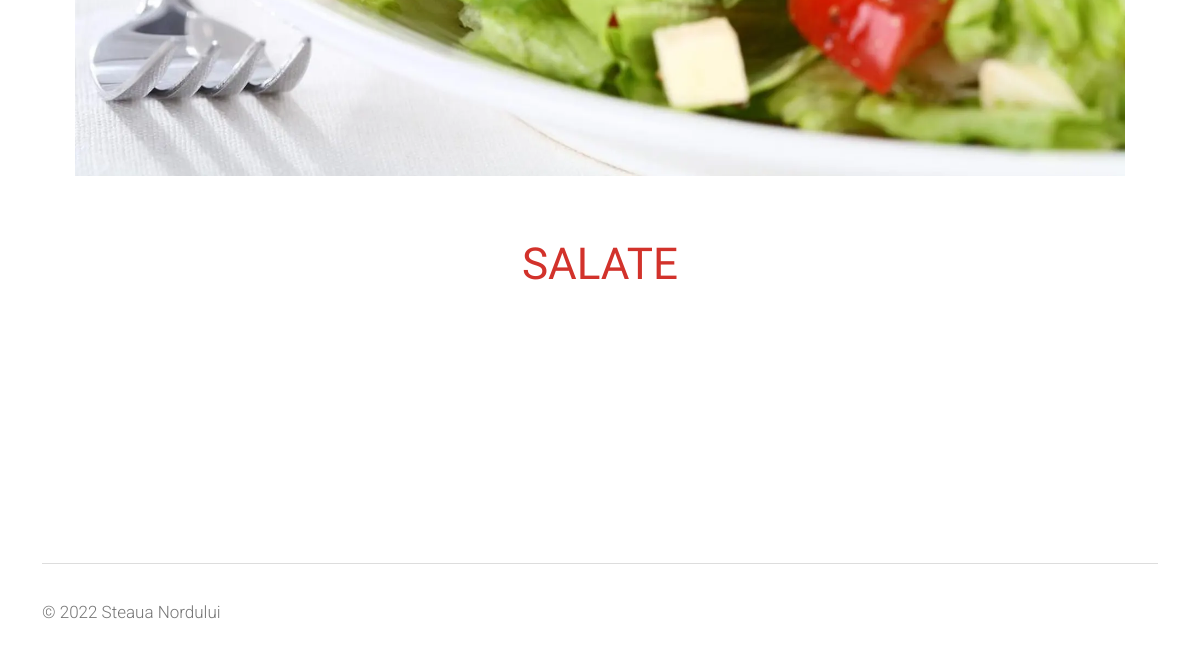
Page /salate/ (lower part) on the earlier database version.
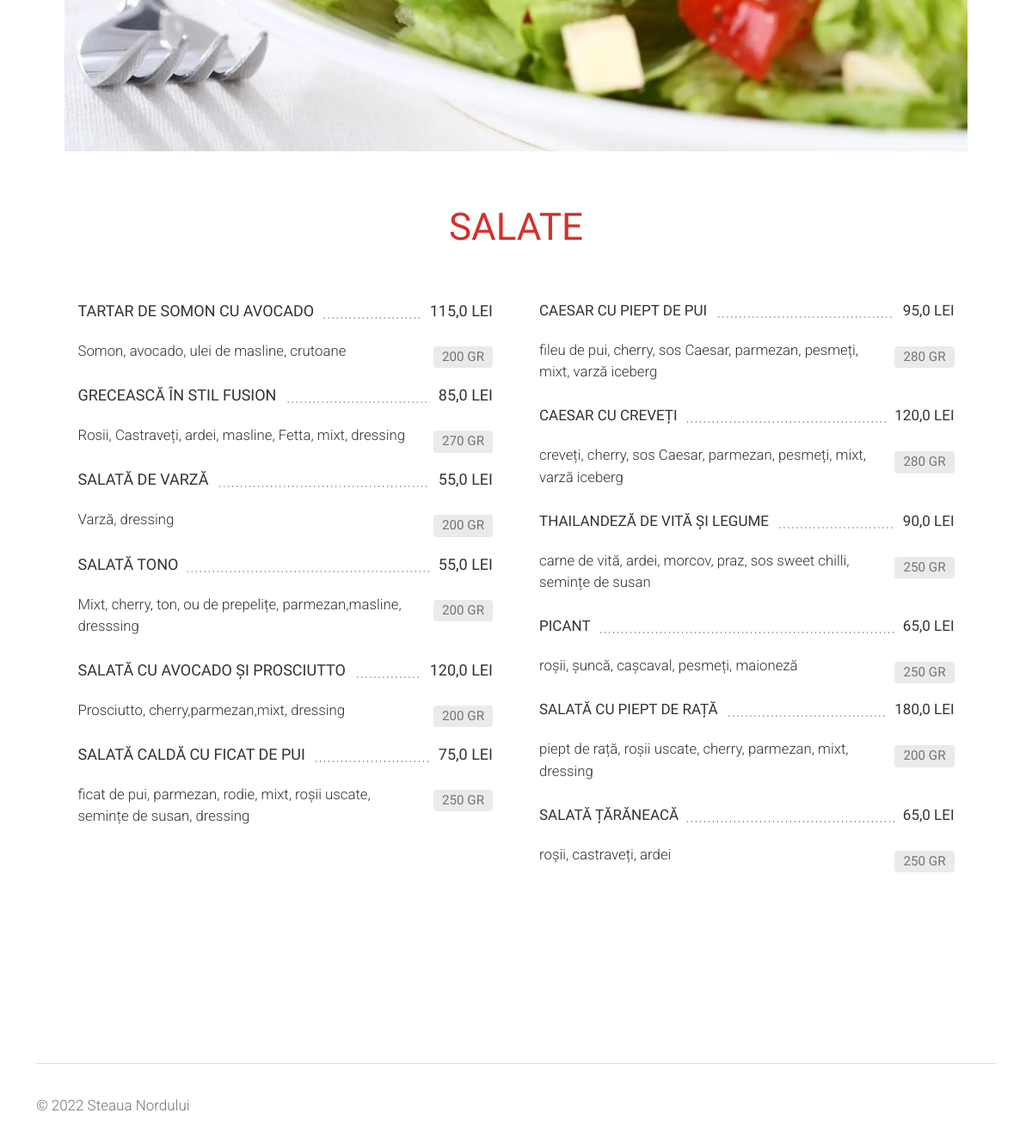
Same page on the later database version.
### web/models.py (models this page shows, shortened)
class Category(models.Model):
    name = models.CharField(max_length=100, verbose_name='Наименование')
    slug = models.SlugField(unique=True, verbose_name='Псевдоним')
    parent_category = models.ForeignKey('self', null=True, blank=True, on_delete=models.CASCADE,
                                        related_name='subcategories', verbose_name='Родительская категория')
    icon = models.ImageField(upload_to='media/category_icons', blank=True, null=True, verbose_name='Иконка')
    foto = models.ImageField(upload_to='media/category_fotos', blank=True, null=True, verbose_name='Фото')
    class Meta:
        verbose_name = 'Категория'
        verbose_name_plural = 'Категории меню'
    def get_absolute_url(self):
        return reverse('category_detail', kwargs={'category_slug': self.slug})

class Product(models.Model):
    category = models.ForeignKey('Category', on_delete=models.SET_NULL, null=True, verbose_name='Категория')
    name = models.CharField(max_length=100, verbose_name='Наименование млд.')
    name_ru = models.CharField(max_length=100, verbose_name='Наименование рус.', blank=True, null=True)
    slug = models.SlugField(unique=True, verbose_name='Псевдоним')
    composition = models.CharField(max_length=250, verbose_name='Состав млд.', blank=True, null=True)
    composition_ru = models.CharField(max_length=250, verbose_name='Состав рус.', blank=True, null=True)
    volume_choice = models.ForeignKey('Volume', on_delete=models.SET_NULL, blank=True, null=True,
                                      verbose_name='Ед. изм')
    volume_1 = models.CharField(max_length=100, verbose_name='Объем/Вес', blank=True, null=True)
    price_1 = models.FloatField(verbose_name='Цена')
    image = models.ImageField(upload_to='media/images', blank=True, null=True, verbose_name='Фото')
    class Meta:
        verbose_name = 'Блюдо'
        verbose_name_plural = 'Блюда'
    def get_absolute_url(self):
        return reverse('product_detail', kwargs={'category_slug': self.category.slug, 'product_slug': self.slug})

class Volume(models.Model):
    name = models.CharField(max_length=4, blank=True, null=True, verbose_name='Наименование')
    class Meta:
        verbose_name = 'Ед. изм.'
        verbose_name_plural = 'Единицы имз.'
    def __str__(self):
        return self.name

### web/views.py (the view, shortened to what this page needs)
# urls.py: path('<str:category_slug>/', CategoryDetailView.as_view(), name='category_detail'),
class CategoryDetailView(views.generic.DetailView):
    model = Category
    template_name = 'category_detail.html'
    slug_url_kwarg = 'category_slug'
    context_object_name = 'category'
    def get_context_data(self, **kwargs):
        context = super().get_context_data(**kwargs)
        category = self.get_object()
        products = Product.objects.filter(category=category)
        total_products = len(products)
        half = total_products // 2
        left_products = products[:half + (total_products % 2)]
        right_products = products[half + (total_products % 2):]
        cart = Cart(self.request)
        cart_items_count = len(cart)  # Получаем количество товаров в корзине
        context['cart_items_count'] = cart_items_count
        context['left_products'] = left_products
        context['right_products'] = right_products
        subcategories = category.subcategories.all()
        subcategories_data = []
        context['subcategories_data'] = subcategories_data
        categories = Category.objects.all()
        context['categories'] = categories
        return context

### web/cart.py (called while the page is built)
    def __len__(self):
        return sum(item['quantity'] for item in self.cart.values())

### templates/category_detail.html (shortened to what this page needs)
{% extends 'base.html' %}
{% load static %}
{% block content %}
		<div id="page" class="page">
			<section id="menu-3" class="wide-100 menu-section division">
    <div class="container">
        <div class="menu-3-img mb-60">
            <div class="row">
                <div class="col-md-12">
                    {% if category.foto and not category.parent_category %}
                    <img class="img-fluid" src="{{ category.foto.url }}" alt="menu-image">
                    {% else %}
                    <img class="img-fluid" src="{% static 'placeholder.webp' %}" alt="menu-image">
                    {% endif %}
                </div>
            </div>
        </div>
        <div class="menu-3-wrapper item-data-meat-hover">
            <div class="row">
                <div class="col-md-12">
                    {% if not category.parent_category %}
                    <div class="menu-3-title"><h3 class="h3-md meat-color">{{ category.name }}</h3></div>
                    {% else %}
                    <div class="menu-3-title"><h4 class="h4-md">{{ category.subcategory.name }}</h4></div>
                    {% endif %}
                </div>
            </div>
            <div class="row">
                {% if category.subcategories.exists %}
                {% for subcategory_data in subcategories_data %}
                <div class="col-md-12">
                    <div class="menu-3-title"><h4 class="h4-md">{{ subcategory_data.subcategory.name }}</h4></div>
                </div>
                <div class="col-lg-6">
                    <div class="menu-3-txt">
                        <ul class="menu-3-list">
                            {% for product in subcategory_data.left_products %}
                            <li class="menu-3-item">
                                <a href="{{ product.get_absolute_url }}">
                                    <div class="menu-title-wrapper rel">
                                        <div class="menu-item-title"><h6 class="h6-xs">{{ product.name }}</h6></div>
                                        <div class="menu-item-dots"></div>
                                        <div class="menu-item-price"><h6 class="h6-xs">{{ product.price_1 }} Lei</h6></div>
                                        <div class="menu-3-item-data bg-grey"><h6 class="h6-xs grey-color">{{ product.volume_1 }}{% if product.volume_choice %} {{ product.volume_choice }}{% endif %}</h6></div>
                                    </div>
                                    {% if product.composition %}
                                    <div class="menu-item-desc">
                                        <p>{{ product.composition }}</p>
                                    </div>
                                    {% endif %}
                                </a>
                            </li>
                            {% endfor %}
                        </ul>
                    </div>
                </div>
                <div class="col-lg-6">
                    <div class="menu-3-txt">
                        <ul class="menu-3-list">
                            {% for product in subcategory_data.right_products %}
                            <li class="menu-3-item">
                                <a href="{{ product.get_absolute_url }}">
                                    <div class="menu-title-wrapper rel">
                                        <div class="menu-item-title"><h6 class="h6-xs">{{ product.name }}</h6></div>
                                        <div class="menu-item-dots"></div>
                                        <div class="menu-item-price"><h6 class="h6-xs">{{ product.price_1 }}{% if product.price_2%}/{{ product.price_2 }}{% endif %} lei</h6></div>
                                        <div class="menu-3-item-data bg-grey"><h6 class="h6-xs grey-color">{{ product.volume_1 }}{% if product.volume_choice %} {{ product.volume_choice }}{% endif %}</h6></div>
                                    </div>
                                    {% if product.composition %}
                                    <div class="menu-item-desc">
                                        <p>{{ product.composition }}</p>
                                    </div>
                                    {% endif %}
                                </a>
                            </li>
                            {% endfor %}
                        </ul>
                    </div>
                </div>
                {% endfor %}
                {% else %}
                <div class="col-lg-6">
                    <div class="menu-3-txt">
                        <ul class="menu-3-list">
                            {% for product in left_products %}
                            <li class="menu-3-item">
                                <a href="{{ product.get_absolute_url }}">
                                    <div class="menu-title-wrapper rel">
                                        <div class="menu-item-title"><h6 class="h6-sm">{{ product.name }}</h6></div>
                                        <div class="menu-item-dots"></div>
                                        <div class="menu-item-price"><h6 class="h6-sm">{{ product.price_1 }}{% if product.price_2%}/{{ product.price_2 }}{% endif %} lei</h6></div>
                                        <div class="menu-3-item-data bg-grey"><h6 class="h6-xs grey-color">{{ product.volume_1 }}{% if product.volume_2 %}/{{ product.volume_2 }}{% endif %}{% if product.volume_choice %} {{ product.volume_choice }}{% endif %}</h6></div>
                                    </div>
                                    {% if product.composition %}
                                    <div class="menu-item-desc">
                                        <p>{{ product.composition }}</p>
                                    </div>
                                    {% endif %}
                                </a>
                            </li>
                            {% endfor %}
                        </ul>
                    </div>
                </div>
                <div class="col-lg-6">
                    <div class="menu-3-txt">
                        <ul class="menu-3-list">
                            {% for product in right_products %}
                            <li class="menu-3-item">
                                <a href="{{ product.get_absolute_url }}">
                                    <div class="menu-title-wrapper rel">
                                        <div class="menu-item-title"><h6 class="h6-xs">{{ product.name }}</h6></div>
                                        <div class="menu-item-dots"></div>
                                        <div class="menu-item-price"><h6 class="h6-xs">{{ product.price_1 }}{% if product.price_2%}/{{ product.price_2 }}{% endif %} lei</h6></div>
                                        <div class="menu-3-item-data bg-grey"><h6 class="h6-xs grey-color">{{ product.volume_1 }}{% if product.volume_2 %}/{{ product.volume_2 }}{% endif %}{% if product.volume_choice %} {{ product.volume_choice }}{% endif %}</h6></div>
                                    </div>
                                    {% if product.composition %}
                                    <div class="menu-item-desc">
                                        <p>{{ product.composition }}</p>
                                    </div>
                                    {% endif %}
                                </a>
                            </li>
                            {% endfor %}
                        </ul>
                    </div>
                </div>
                {% endif %}
            </div>
        </div>
    </div>
</section>
		</div>
{% endblock %}

### templates/base.html (shortened to what this page needs)
{% load static %}
<!DOCTYPE html>
<html lang="ro">
	<head>
		<link href="{% static 'css/bootstrap.min.css' %}" rel="stylesheet">
		<link href="https://use.fontawesome.com/releases/v5.11.0/css/all.css" rel="stylesheet">
		<link href="{% static 'css/flaticon.css' %}" rel="stylesheet">
		<link href="{% static 'css/menu.css' %}" rel="stylesheet">
		<link href="{% static 'css/magnific-popup.css' %}" rel="stylesheet">
		<link href="{% static 'css/style.css' %}" rel="stylesheet">
		<link href="{% static 'css/responsive.css' %}" rel="stylesheet">
	</head>
	<body>
		<div id="page" class="page">
            {% block content %}
            {% endblock %}
			<footer id="footer-4" class="footer division">
				<div class="container grey-color">
					<div class="bottom-footer">
						<div class="row d-flex align-product-center">
							<div class="col-md-5 col-lg-6">
								<div class="footer-copyright">
									<p>&copy; 2022 Steaua Nordului</p>
								</div>
							</div>
						</div>
					</div>
				</div>
			</footer>
		</div>
	</body>
</html>

Differences in the rows shown:
added Product: name "TARTAR DE SOMON CU AVOCADO", price_1 "115,0", volume_1 "200", volume_choice "GR", composition "Somon, avocado, ulei de masline, crutoane", shown under "SALATE"
added Product: name "GRECEASCĂ ÎN STIL FUSION", price_1 "85,0", volume_1 "270", volume_choice "GR", composition "Rosii, Castraveți, ardei, masline, Fetta, mixt, dressing", shown under "SALATE"
added Product: name "SALATĂ DE VARZĂ", price_1 "55,0", volume_1 "200", volume_choice "GR", composition "Varză, dressing", shown under "SALATE"
added Product: name "SALATĂ TONO", price_1 "55,0", volume_1 "200", volume_choice "GR", composition "Mixt, cherry, ton, ou de prepelițe, parmezan,masline, dresssing", shown under "SALATE"
added Product: name "SALATĂ CU AVOCADO ȘI PROSCIUTTO", price_1 "120,0", volume_1 "200", volume_choice "GR", composition "Prosciutto, cherry,parmezan,mixt, dressing", shown under "SALATE"
added Product: name "SALATĂ CALDĂ CU FICAT DE PUI", price_1 "75,0", volume_1 "250", volume_choice "GR", composition "ficat de pui, parmezan, rodie, mixt, roșii uscate, semințe de susan, dressing", shown under "SALATE"
added Product: name "CAESAR CU PIEPT DE PUI", price_1 "95,0", volume_1 "280", volume_choice "GR", composition "fileu de pui, cherry, sos Caesar, parmezan, pesmeți, mixt, varză iceberg"
added Product: name "CAESAR CU CREVEȚI", price_1 "120,0", volume_1 "280", volume_choice "GR", composition "creveți, cherry, sos Caesar, parmezan, pesmeți, mixt, varză iceberg"
added Product: name "THAILANDEZĂ DE VITĂ ȘI LEGUME", price_1 "90,0", volume_1 "250", volume_choice "GR", composition "carne de vită, ardei, morcov, praz, sos sweet chilli, semințe de susan"
added Product: name "PICANT", price_1 "65,0", volume_1 "250", volume_choice "GR", composition "roșii, șuncă, cașcaval, pesmeți, maioneză"
added Product: name "SALATĂ CU PIEPT DE RAȚĂ", price_1 "180,0", volume_1 "200", volume_choice "GR", composition "piept de rață, roșii uscate, cherry, parmezan, mixt, dressing"
added Product: name "SALATĂ ȚĂRĂNEACĂ", price_1 "65,0", volume_1 "250", volume_choice "GR", composition "roșii, castraveți, ardei"
